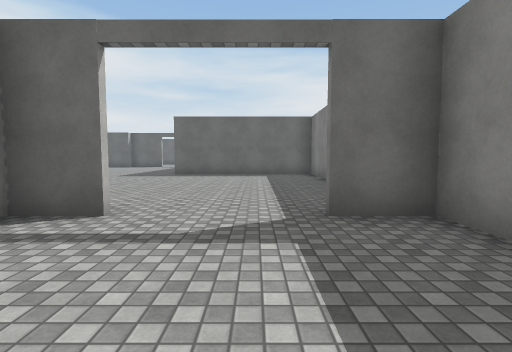
view 1 (above)

15 first-person views from a walk through a 3-D level made in the Unity game engine. The camera is 1.4 m above the floor, tilts 4° down and sees 85° across. Doors are open. The floor is counted in squares, 2 m on a side. Each view is taken from the middle of a square. On the plan, view 1 faces up. The plan holds only what a view shows up to about 9 squares ahead; the rest is blank. The place goes on beyond the plan. The player is left out. Surface patterns are stand-ins for the level's own textures.

view 2
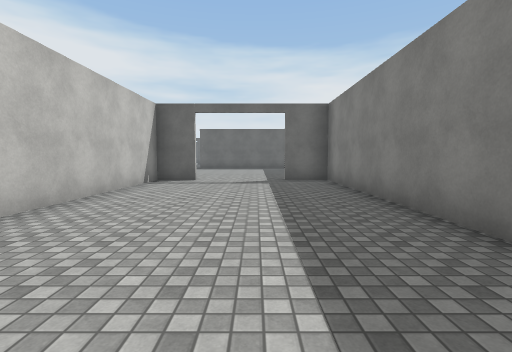

view 3
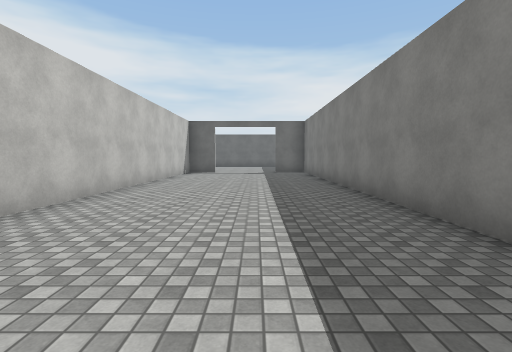

view 4
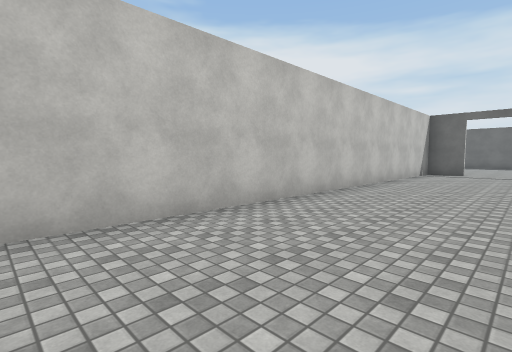

view 5
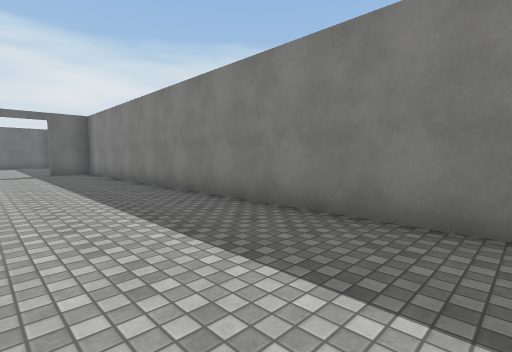

view 6
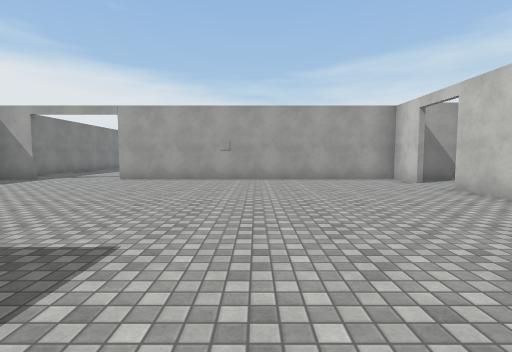

view 7
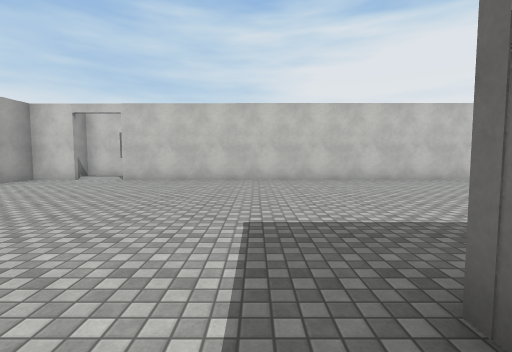

view 8
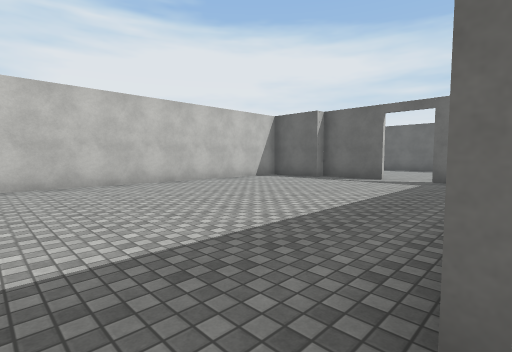

view 9
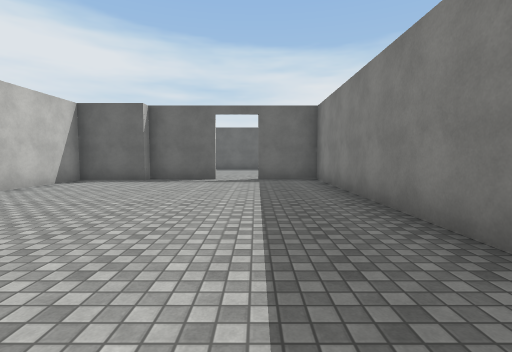

view 10
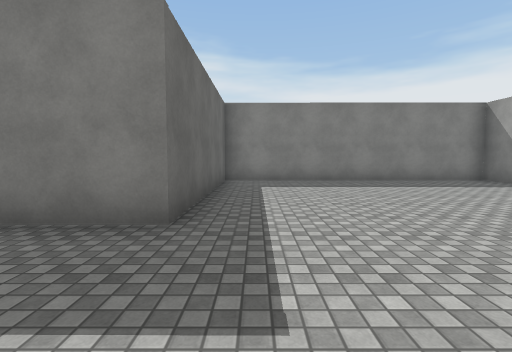

view 11
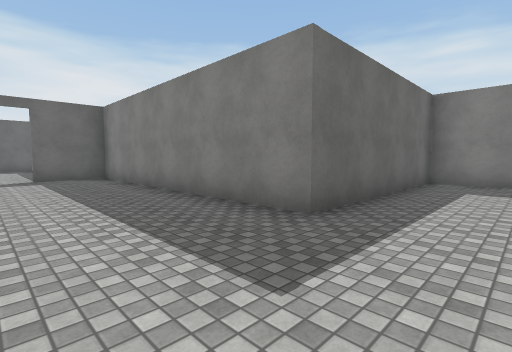

view 12
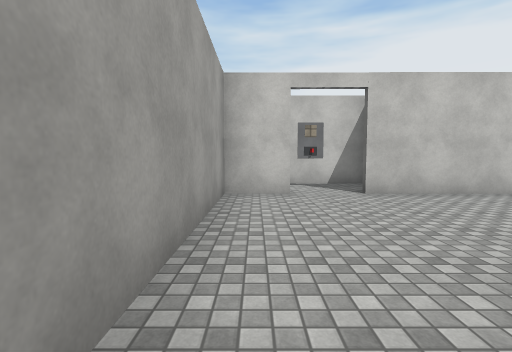

view 13
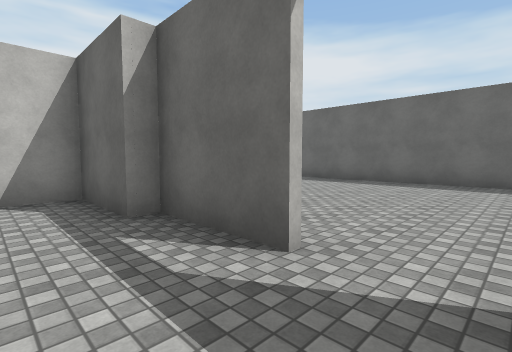

view 14
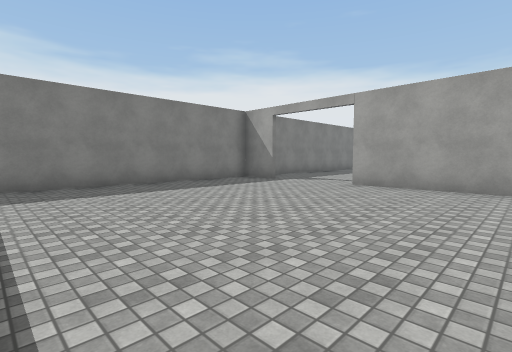

view 15
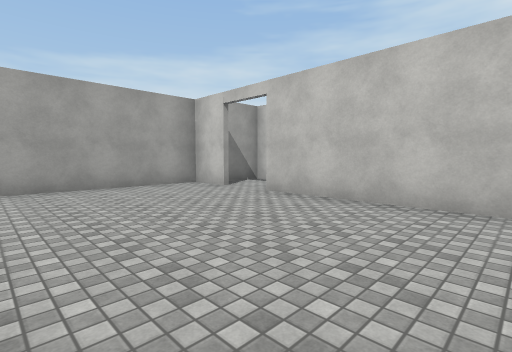

### Floor plan
Points are (right, up) in squares from view 1. A wall is a line through its corners. A room is listed if a view was taken in it or the views show most of it. See-through windows are left out.
Room 1 (views 1, 2, 3, 4, 5)
walls: (-1.8, 3.3) (-2.9, 3.3) (-3, -9); (2.1, -8.9) (2.2, 3); (2.1, 3.3) (0.8, 3.3)
ways out: open door at (-0.5, 3) to room 2
Room 2 (views 6, 7, 8, 9, 10, 11, 12, 13, 14, 15)
walls: (-10.2, 4.7) (-10.3, 3.4) (-1.8, 3.4); (-6.1, 18.6) (-8.3, 18.6) (-8.3, 18.2) (-10.2, 18.2) (-10.2, 6); (0.8, 3.4) (2.1, 3.4); (2.2, 3) (2.2, 10.9) (-3.2, 10.9) (-3.1, 18.6) (-5, 18.6)
ways out: open door at (-0.5, 3) to room 1; open door at (-10, 5.5); open door at (-5.5, 19)

Positions as (right, up) in squares from view 1, and headings:
1: (0, 0), facing up
2: (0, -5), facing up
3: (0, -9), facing up
4: (0, -9), facing up-left
5: (-1, -9), facing up-right
6: (-6, 12), facing down
7: (-2, 10), facing left
8: (-3, 10), facing up-left
9: (-5, 10), facing up
10: (-6, 10), facing right
11: (-6, 9), facing up-right
12: (-5, 4), facing left
13: (-5, 17), facing up-left
14: (-5, 10), facing down-right
15: (-6, 10), facing down-left
